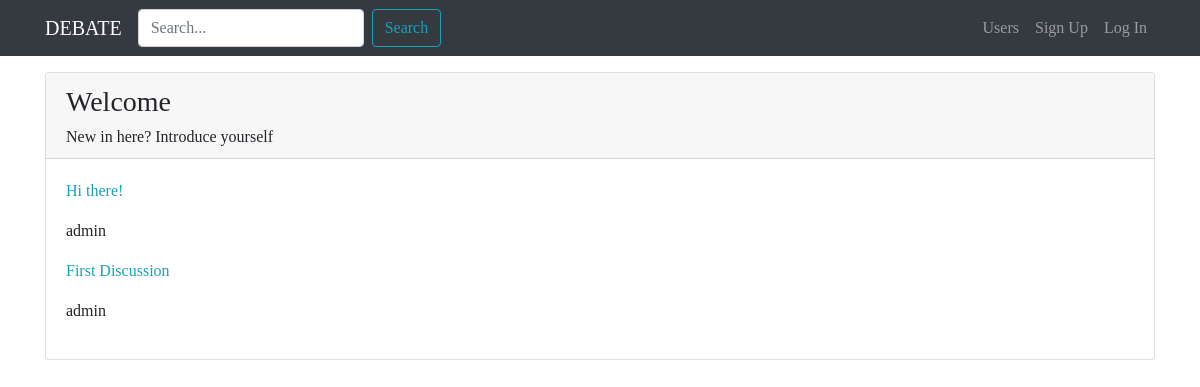
The app's page /forum/section/1, older data.
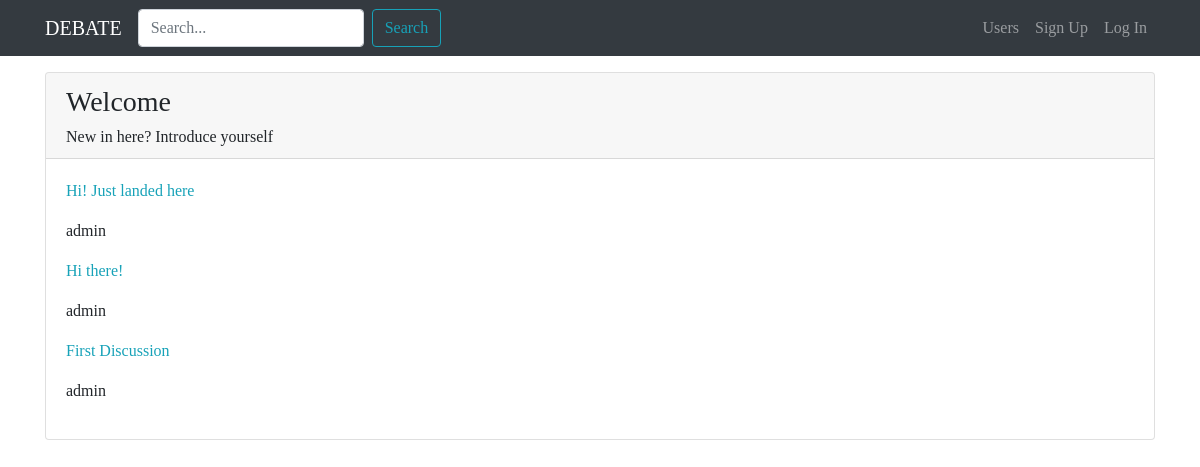
The same page, newer data.
### forum/models.py (models this page shows, shortened)
class Discussion(models.Model):
  title = models.CharField(max_length=120)
  creation_date = models.DateTimeField(auto_now_add=True)
  author_discussion = models.ForeignKey(User, on_delete=models.CASCADE, related_name="discussions")
  belong_section = models.ForeignKey(Section, on_delete=models.CASCADE)
  def get_absolute_url(self):
    return reverse("visualize_discussion", kwargs={"pk": self.pk})

### forum/views.py (the view)
# urls.py: path('section/<int:pk>', views.visualizeSection, name="section_view"),
def visualizeSection(request, pk):
    section = get_object_or_404(Section, pk=pk)
    discussions_section = Discussion.objects.filter(belong_section=section).order_by("-creation_date")
    context = {"section": section, "discussions": discussions_section}
    return render(request, "forum/single_section.html", context)

### forum/templates/forum/single_section.html (shortened to what this page needs)
{% extends 'base.html' %}
{% block content %}
<div class="card my-3">
  <div class="card-header">
    <h3>{{ section.name_section }}</h3>
    <h6 class="card-text">{{ section.description }}</h6>
  </div>
  <div class="card-body">
    {% for discussion in discussions %}
      <p><a href="{{ discussion.get_absolute_url }}">{{ discussion.title }}</a></p>
      <p>{{ discussion.author_discussion }}</p>
    {% endfor %}
  </div>
</div>
{% endblock content %}

Row changes from the older to the newer data that the page shows:
added Discussion: title "Hi! Just landed here", author_discussion "admin"
